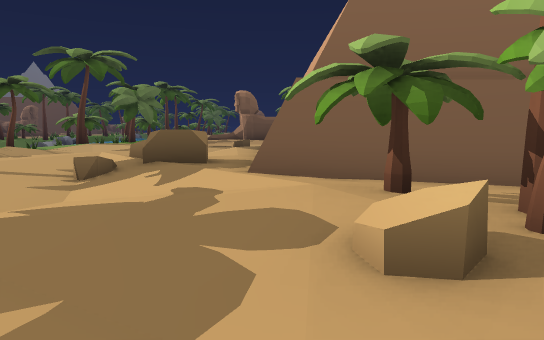
view 1 (above)

24 first-person views from a walk through a Unity game level. The camera is 1.3 m above the floor, tilts 6° down and sees 70° across. The floor is counted in squares, 2 m on a side. Each view is taken from the middle of a square. On the plan, view 1 faces up. The plan holds only what a view shows up to about 11 squares ahead; the rest is blank. The place goes on beyond the plan. The player character is not drawn. Some animated figures are not drawn.

view 2
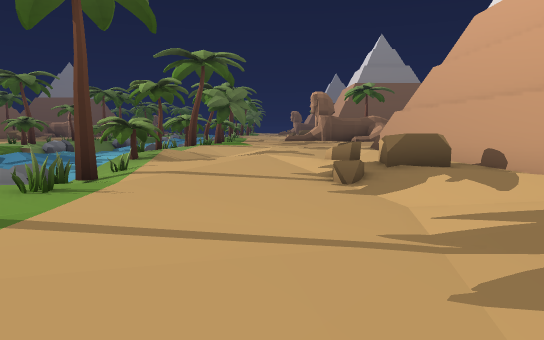

view 3
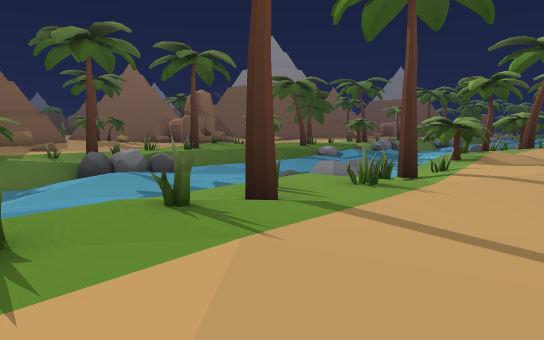

view 4
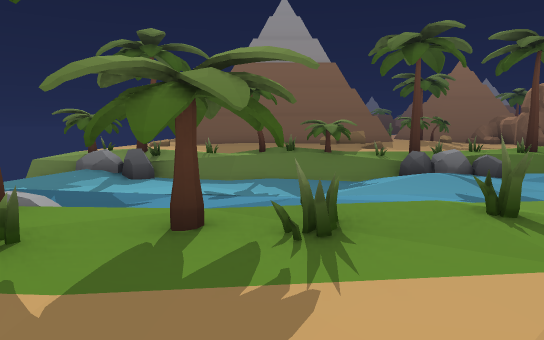

view 5
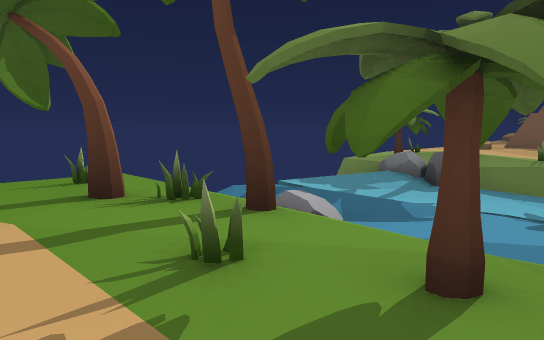

view 6
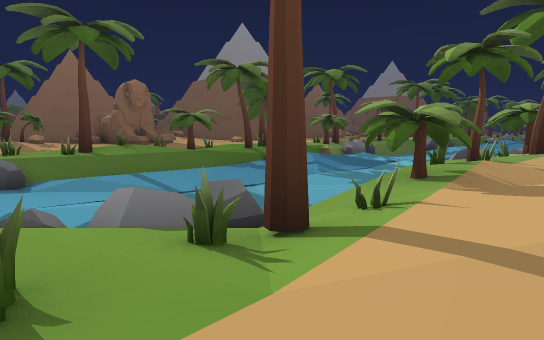

view 7
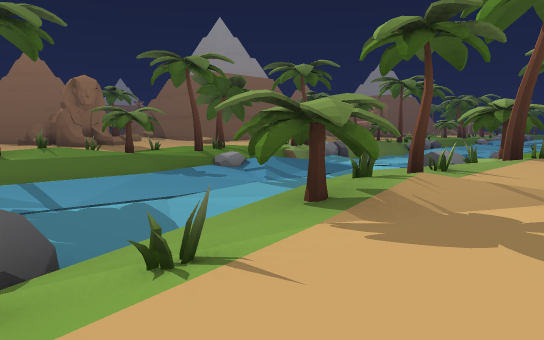

view 8
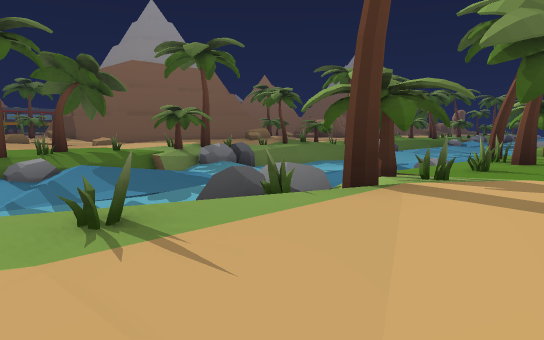

view 9
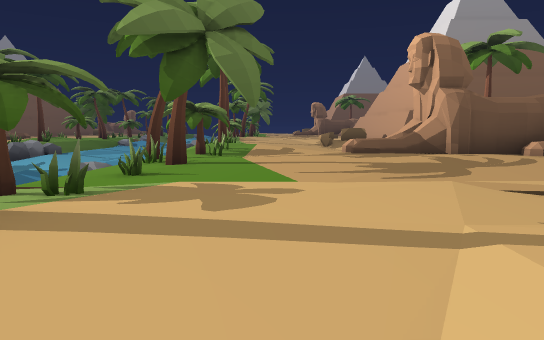

view 10
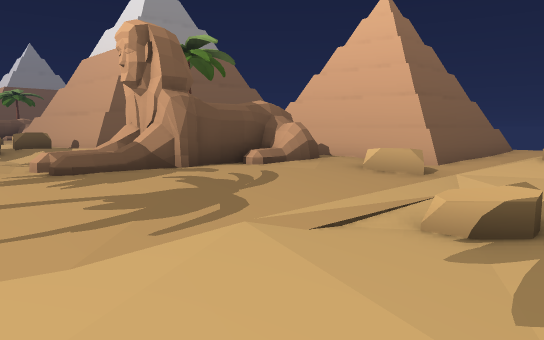

view 11
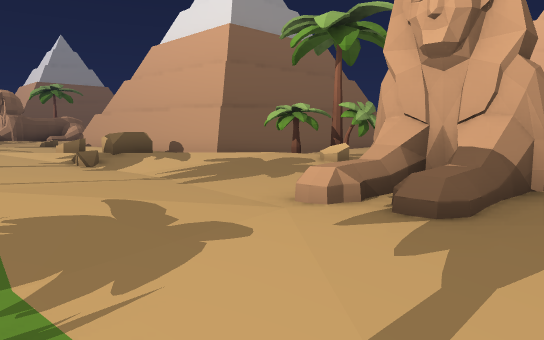

view 12
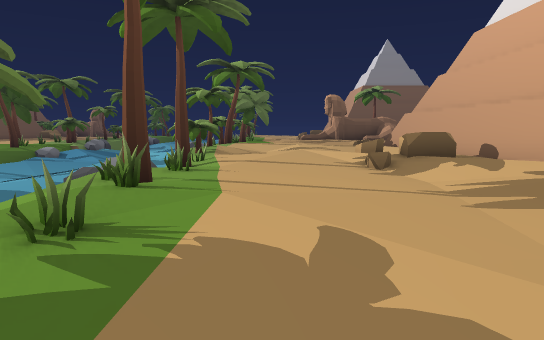

view 13
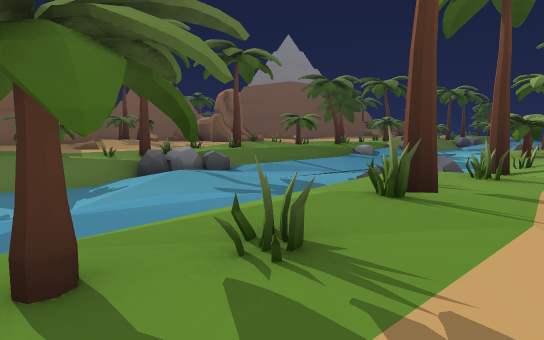

view 14
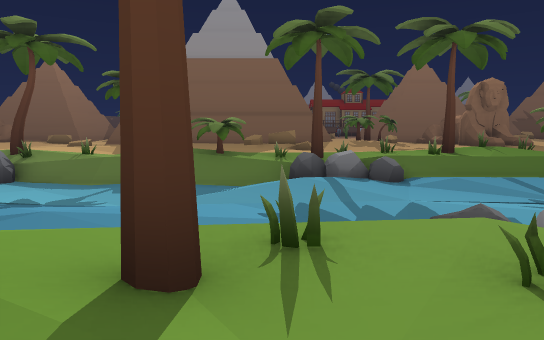

view 15
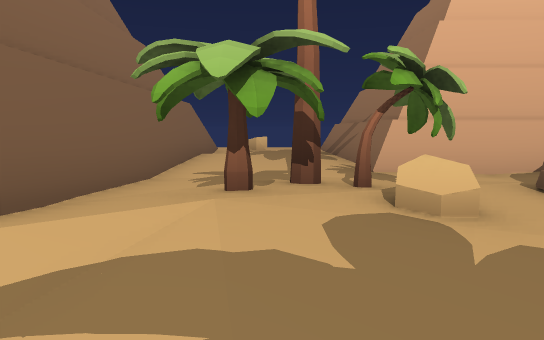

view 16
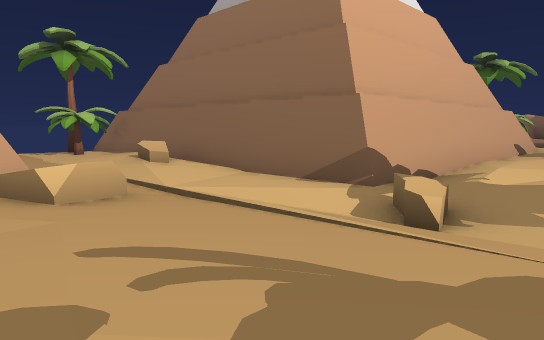

view 17
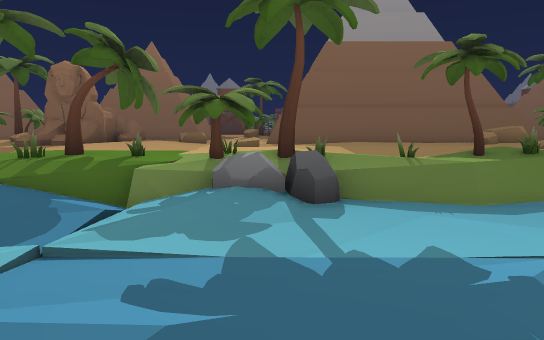

view 18
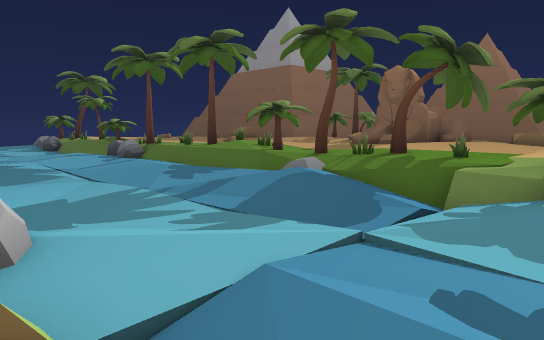

view 19
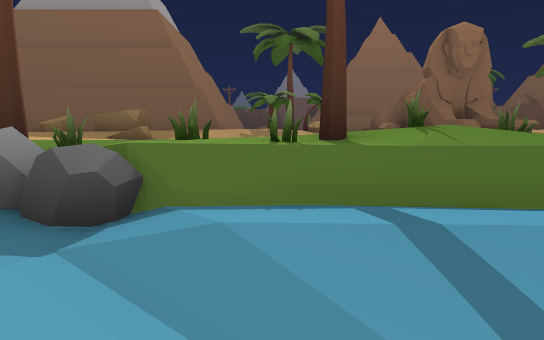

view 20
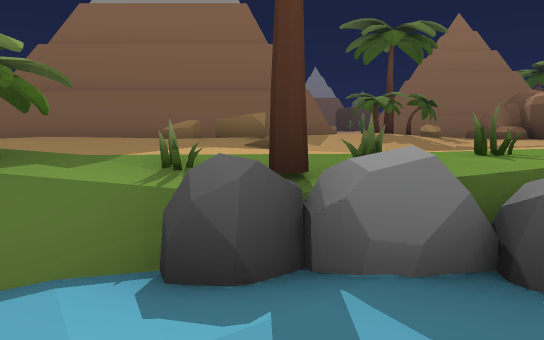

view 21
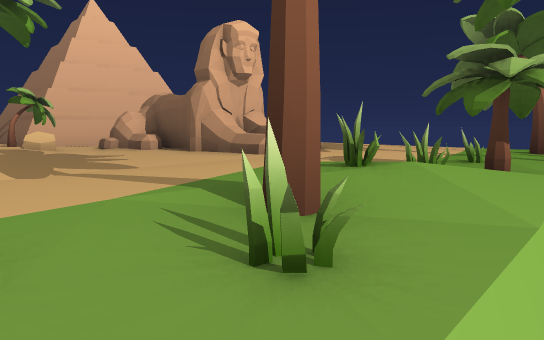

view 22
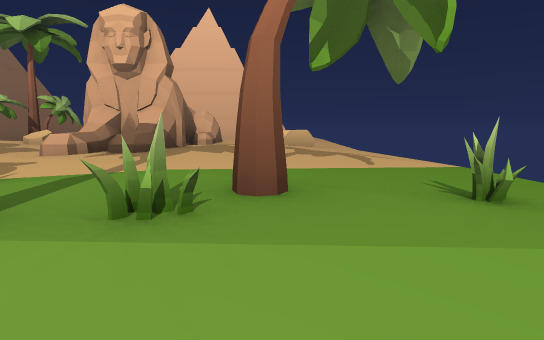

view 23
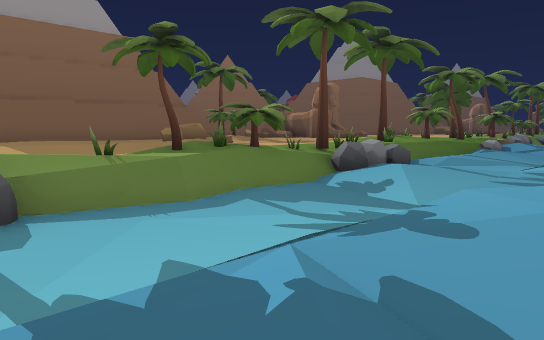

view 24
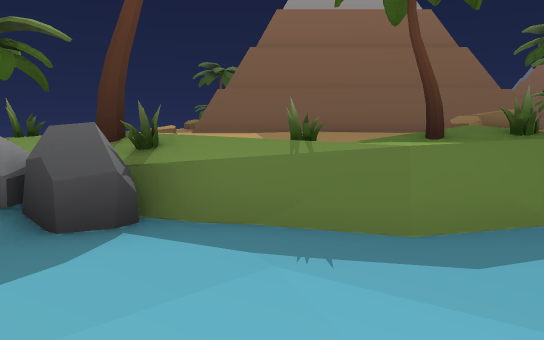

### Floor plan
Key: @ floor where view 1 was taken; # wall or solid block; x gap in a wall; . main floor; : floor 0.25 m higher than the main floor; - floor 0.25 m lower than the main floor; + floor 0.5 m higher than the main floor; _ floor 0.75 m lower than the main floor; < floor 1 m lower than the main floor; ( floor 1.25 m lower than the main floor; / step, stairs or slope; = window, fence, low wall or low ledge; v drop or lower ground; O other object.
Columns run from 22 left of view 1 to 10 right of it. Each row starts with its distance up from view 1.
 31       O// //  OO.::   #
 30       O.=_/<   O.:./O #
 29       .O///</ OO.../OO#
 28       O.O/<<__OO...O/:#
 27       /OO/_<<<OO..--//##########
 26       .OO//<<//O../-//:O....../
 25       .O///</_/O../-///OO...::.O
 24       .O/////__O::/.-//OO......
 23     :. O#((/// /O//.......######
 22     ://O=<</// OO/:..   #.#
 21     ://.=<<</  O...=##  #/#
 20     :. O=(<<<  OO.:######:#
 19     :/ OO<<<// O.::::::::.#
 18     :::OO/<<///O..::::://.####
 17     .::OO//<//=O....///.O......
 16   /.....//////OO..../////////.O.
 15   /:...Ov//<//OO:::/-O/..:O+//OOO
 14    :::OO///<<OOO:::./.#########
 13   ::::.O///<<<OO//: ./#
 12  #x#:...#_<<<(=O//  .:#
 11 ##==. OO////(</O//:..:#
 10 ...   OO////<<=O/ :./:#
  9 ...   O/////((/O.:: ..#
  8 //- /:O.///////O.:./O:#
  7 O//-/..O/_/<///O.../OO#
  6 ://  .O.O/<<__OO...O/:#
  5 #//   /OO__<<<OO..--//####
  4 #:/O ..OO_/<< /O../-//:/..
  3 #OO/ ..O///</_/O../-//OOO
  2 #:O/.:.O/////__O::/--//OO
  1 #.  :./O/((/// /O//...... ##
  0 #.  ://O=<<///=O.:....@#= #
 -1 #/  :-/.=<<//_#O...=#####
 -2 #:  :. Ov(</<_=.O.:######
 -3 #   ///OO<<////O::::::::
 -4 #      OO/<< //O.:::::
 -5        OO//<//=O...:///.O
 -6        .v vvvvvO......---

Where each view was taken, in squares from view 1:
view 1: 0 up, 0 right, facing up
view 2: 0 up, 4 left, facing up
view 3: 0 up, 4 left, facing up-left
view 4: 0 up, 4 left, facing left
view 5: 0 up, 5 left, facing down-left
view 6: 4 up, 5 left, facing up-left
view 7: 6 up, 5 left, facing up-left
view 8: 11 up, 5 left, facing up-left
view 9: 12 up, 5 left, facing up
view 10: 14 up, 5 left, facing up-right
view 11: 19 up, 6 left, facing up-right
view 12: 20 up, 5 left, facing up
view 13: 21 up, 5 left, facing up-left
view 14: 25 up, 5 left, facing left
view 15: 25 up, 2 left, facing right
view 16: 19 up, 3 left, facing down-right
view 17: 18 up, 8 left, facing left
view 18: 18 up, 8 left, facing down-left
view 19: 7 up, 11 left, facing left
view 20: 4 up, 12 left, facing left
view 21: 4 up, 8 left, facing down-right
view 22: 4 down, 9 left, facing right
view 23: 4 down, 9 left, facing up-left
view 24: 2 down, 11 left, facing left
